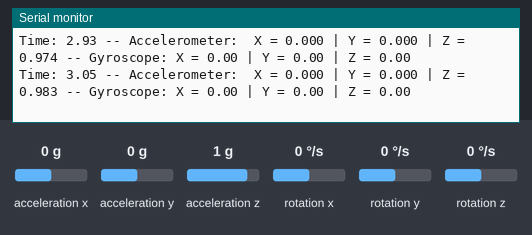
Bench run of a sketch on a simulated Arduino Uno, built with avr-gcc and run on an emulated ATmega328P. Shown: the last lines printed to the serial monitor. Inputs (shaded band) come from the test bench; at power-on: acceleration x 0 g, acceleration y 0 g, acceleration z 1 g, rotation x 0 °/s, rotation y 0 °/s, rotation z 0 °/s. Storage starts empty.

Above: at 3.2 s.
3.3 s: acceleration x set to -1.4 g
At 3.33 s:
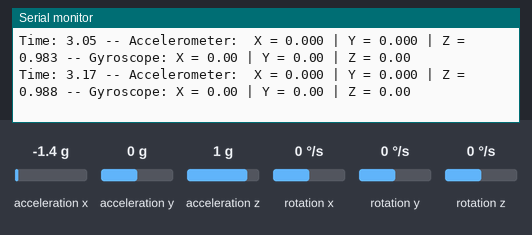
6.3 s: acceleration y set to -1.4 g
At 6.36 s:
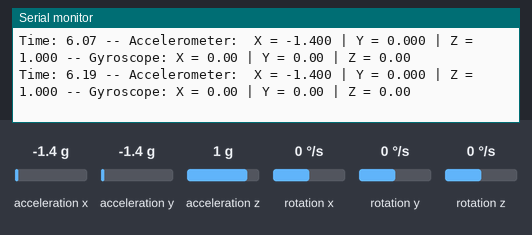
9.3 s: acceleration z set to -1.4 g
At 9.3 s:
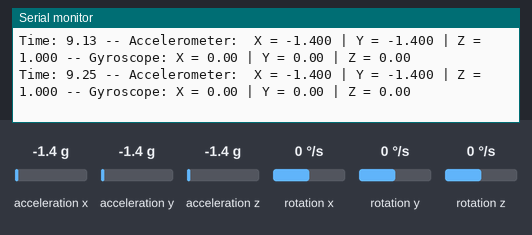
12.3 s: rotation x set to -192 °/s
At 12.39 s:
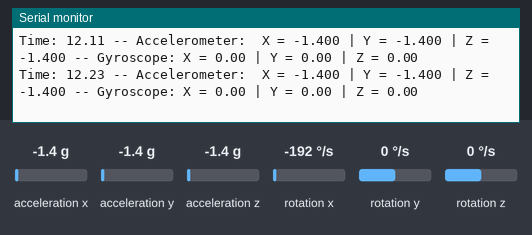
15.3 s: rotation y set to -192 °/s
At 15.34 s:
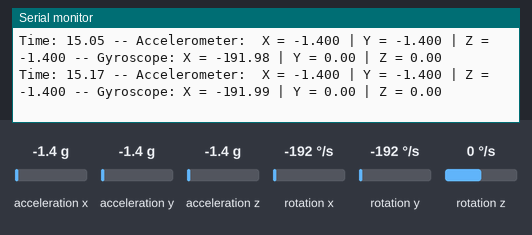
18.3 s: rotation z set to -192 °/s
At 18.35 s:
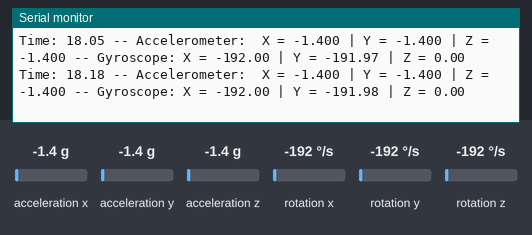
Timing chart, 0 to 21.3 s (numbered marks = the images above; inputs shaded):
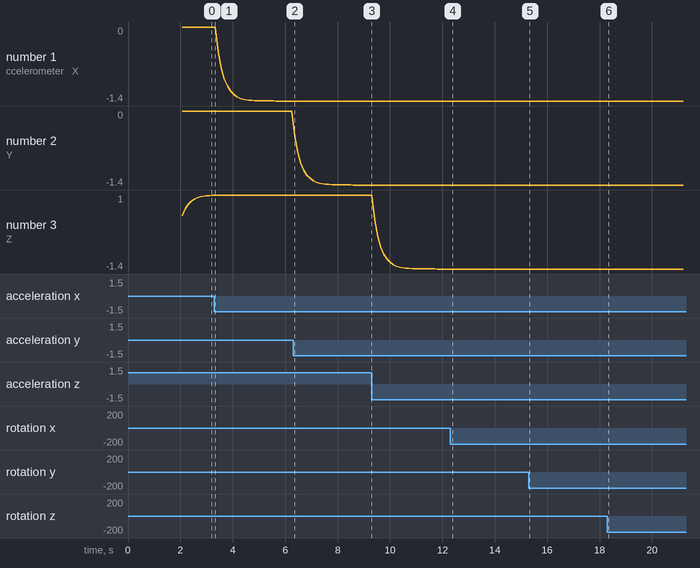

The sketch:

MPU6050_light_SDCard_20201125.ino
```cpp
//JLC
// 2020/11/25
// Arduino UNO R3
// Weighted average data aquisition & storage program for the MPU6050 accelerometer sensor.
// Uses an SD card for data storage.

#include "Wire.h"
#include <MPU6050_light.h>
#include <SD.h>

//Set up routine for the MPU6050
MPU6050 mpu(Wire);

void setup() {
  //Start screen serial monitor
  Serial.begin(9600);
//    while (!Serial) {
//    ; // wait for serial port to connect. Needed for native USB port only
//  }
//  Serial.println("New process");

  Wire.begin();
  mpu.begin();
  // The library sets up the accelerometer as 2g and 250 deg/s
  // define gyro and acceleroconfig (from 0 to 3)
  byte status = mpu.begin (0,0) ;
  mpu.calcOffsets(); //compute the gyroscope and accelerometer offsets.
  // if initialsation error stop
  while(status != 0) {}
  // define which offset to compute (gryo or accelerometer)
  mpu.calcOffsets (true, true);
  // define a custom complementary filter (from 0.0 to 1.0)
  mpu.setFilterGyroCoef(0.98);

/*Connections
    SD card Module - Arduino UNO
              MOSI - Pin 11
              MISO - Pin 12
              CLK  - Pin 13
              CS   - Pin 10
*/
const int chipSelect = 10;
while (!Serial)
  {
    ;
  }

 // Serial.print("\nInitializing SD card...");

  if (!SD.begin(chipSelect))
  {
    Serial.println("Initialization failed. Things to check:");
    Serial.println("* Is a card inserted?");
    Serial.println("* Is your wiring correct?");
    Serial.println("* Did you change the chipSelect pin to match your shield or module?");
    while (1);
  }
  else
  {
    Serial.println("A card is present and wiring is correct.");
  }

//Write a header on the SD card
  File dataFile = SD.open("datalog.csv", FILE_WRITE);
  dataFile.println("Time,  Ax,  Ay,  Az,  GyX,  GyY,  GyZ");
  dataFile.close();
}

  float accel[] = {0.0, 0.0, 0.0};
  float gyro[] = {0.0, 0.0, 0.0};
  float time, N = 5.0; //Time is the number of seconds for a time stamp. N - number of data samples for the exponential moving average
  float k = 2.0/(N+1); //Factor for wieghting of the time series data
  float kNeg = 1.0-k;

void loop() {
  // updates the data to get consistent angle data from the sensor
  mpu.update();

  // capture data in a small array
  time = float(millis()) / 1000.0;
  accel[0] = k * mpu.getAccX() + kNeg * accel[0];
  accel[1] = k * mpu.getAccY() + kNeg * accel[1];
  accel[2] = k * mpu.getAccZ() + kNeg * accel[2];

  gyro[0] = k * mpu.getGyroX() + kNeg * gyro[0];
  gyro[1] = k * mpu.getGyroY() + kNeg * gyro[1];
  gyro[2] = k * mpu.getGyroZ() + kNeg * gyro[2];


// Serial terminal output for the times needed. Comment out for when not needed.
  Serial.print("Time: "); Serial.print(time, 2);

  Serial.print(" -- Accelerometer: ");
  Serial.print(" X = ");     Serial.print(accel[0],3);
  Serial.print(" | Y = ");  Serial.print(accel[1],3);
  Serial.print(" | Z = ");  Serial.print(accel[2],3);

  Serial.print(" -- Gyroscope: ");
  Serial.print("X = "); Serial.print(gyro[0],2);
  Serial.print(" | Y = "); Serial.print(gyro[1],2);
  Serial.print(" | Z = "); Serial.print(gyro[2],2);
  Serial.println(" ");

  // open the file. note that only one file can be open at a time,
  // so you have to close this one before opening another.
  File dataFile = SD.open("datalog.csv", FILE_WRITE);

  // if the file is available, write to it:
  if (dataFile) {
    dataFile.print(time, DEC);
    dataFile.print(", ");
    dataFile.print(accel[0],3);
    dataFile.print(", ");
    dataFile.print(accel[1],3);
    dataFile.print(", ");
    dataFile.print(accel[2],3);
//    dataFile.print(", ");
//    dataFile.print(gyro[0],3);
//    dataFile.print(", ");
//    dataFile.print(gyro[1],3);
//    dataFile.print(", ");
//    dataFile.print(gyro[2],3);
//    dataFile.print(", ");
//    dataFile.print(Tmp/340+36.54,3);
    dataFile.println();
    dataFile.close();
 }

  // if the file isn't open, pop up an error:
  else {
//    Serial.println("error opening datalog.csv");
  }
}
```

Measured:
- plotted number 1: 0 → -1.4 after the input at 3.3 s
